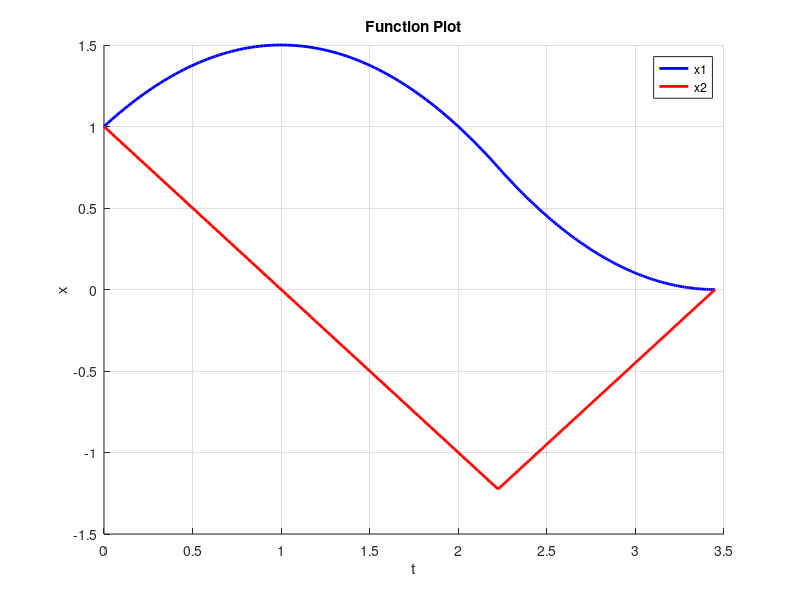
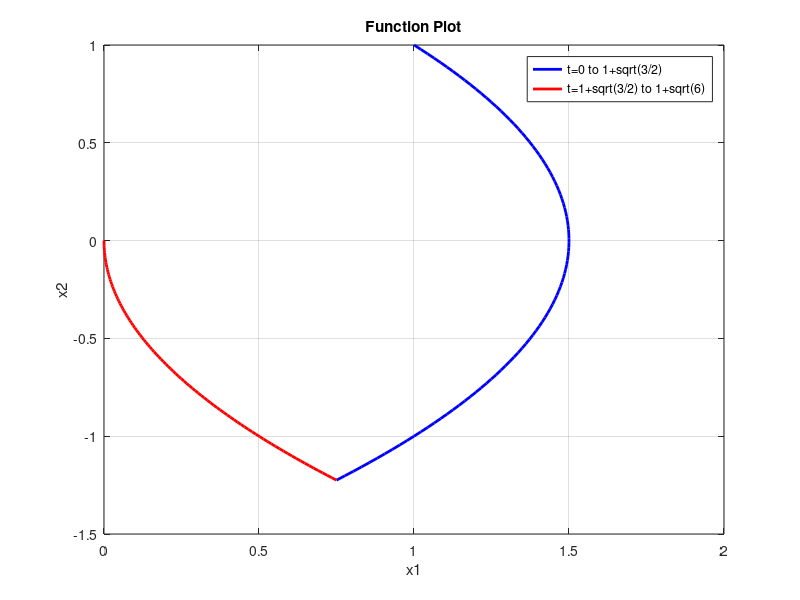

Recreate these plots in MATLAB, in order.
% 画图：
% t=0到1+sqrt(3/2)时，x1=-0.5t^2+t+1, x2=-t+1
% t=1+sqrt(3/2)到1+sqrt(6)时，x1=0.5t^2+t+k, x2=t-sqrt(3/2)
% 定义参数范围
t1 = linspace(0, 1 + sqrt(3/2), 100);
t2 = linspace(1 + sqrt(3/2), 1 + sqrt(6), 100);
k = -1;

% 计算函数值
x1_t1 = -0.5 .* t1.^2 + t1 + 1;
x2_t1 = -t1 + 1;

x1_t2 = 0.5 .* t2.^2 - (sqrt(6)+1) * t2 + 5.949489742783177;
x2_t2 = t2 - sqrt(6) -1;

% 绘制函数图形
figure;
hold on;
plot(t1, x1_t1, 'b', 'LineWidth', 2);
plot(t1, x2_t1, 'r', 'LineWidth', 2);
plot(t2, x1_t2, 'b', 'LineWidth', 2);
plot(t2, x2_t2, 'r', 'LineWidth', 2);
hold off;

xlabel('t');
ylabel('x');
legend('x1', 'x2');
grid on;
title('Function Plot');

% 绘制 x1 和 x2 的图形
figure;
plot(x1_t1, x2_t1, 'b', 'LineWidth', 2);
hold on;
plot(x1_t2, x2_t2, 'r', 'LineWidth', 2);
hold off;

xlabel('x1');
ylabel('x2');
legend('t=0 to 1+sqrt(3/2)', 't=1+sqrt(3/2) to 1+sqrt(6)');
grid on;
title('Function Plot');